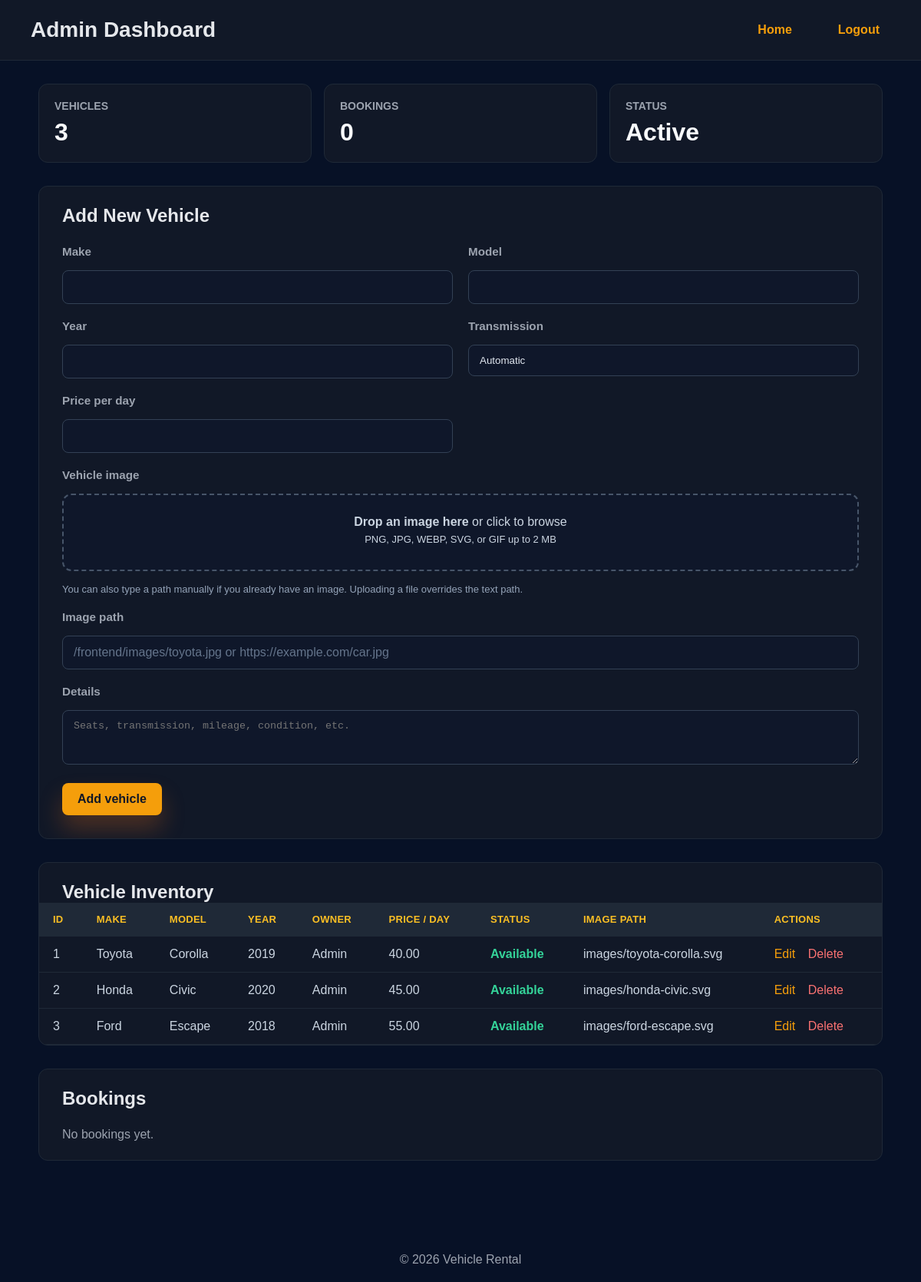
Screenshot of /backend/admin.php (signed in) with the database file from the repository.
### tables this page shows
CREATE TABLE IF NOT EXISTS vehicles (
  id INT AUTO_INCREMENT PRIMARY KEY,
  owner_id INT NOT NULL,
  make VARCHAR(100) NOT NULL,
  model VARCHAR(100) NOT NULL,
  year INT DEFAULT NULL,
  transmission ENUM('manual', 'automatic') NOT NULL DEFAULT 'automatic',
  price_per_day DECIMAL(8,2) DEFAULT 0.00,
  image VARCHAR(255) DEFAULT NULL,
  description TEXT DEFAULT NULL,
  status ENUM('available', 'booked') NOT NULL DEFAULT 'available',
  created_at DATETIME NOT NULL DEFAULT CURRENT_TIMESTAMP,
  FOREIGN KEY (owner_id) REFERENCES users(id) ON DELETE CASCADE
);

CREATE TABLE IF NOT EXISTS users (
  id INT AUTO_INCREMENT PRIMARY KEY,
  name VARCHAR(255) NOT NULL,
  email VARCHAR(255) NOT NULL UNIQUE,
  password VARCHAR(255) NOT NULL,
  phone_number VARCHAR(50) NOT NULL UNIQUE,
  role ENUM('user', 'admin') NOT NULL DEFAULT 'user',
  created_at DATETIME NOT NULL DEFAULT CURRENT_TIMESTAMP
);

### backend/functions.php (called while the page is built, shortened)
<?php
function parsePhpSizeToBytes(string $value): int {
    $value = trim($value);
    $last = strtolower(substr($value, -1));
    $number = (float) $value;
    switch ($last) {
        case 'm':
            $number *= 1024;
        case 'k':
            $number *= 1024;
            break;
    }
    return (int) round($number);
}
function effectivePhpUploadMaxBytes(): int {
    $uploadMax = parsePhpSizeToBytes((string) ini_get('upload_max_filesize'));
    $postMax = parsePhpSizeToBytes((string) ini_get('post_max_size'));
    return min($uploadMax, $postMax);
}
function vehicleImageUploadLimitBytes(): int {
    $appLimit = 5 * 1024 * 1024;
    $phpLimit = effectivePhpUploadMaxBytes();
    return min($appLimit, $phpLimit);
}
function formatBytesHuman(int $bytes): string {
    if ($bytes >= 1024 * 1024) {
        $mb = $bytes / (1024 * 1024);
        return rtrim(rtrim(number_format($mb, 2, '.', ''), '0'), '.') . ' MB';
    }
    return $bytes . ' B';
}
function normalizeVehicleImagePath(?string $image): string {
    $image = trim((string) ($image ?? ''));
    if ($image === '') {
        return '';
    }
    $image = str_replace('\\', '/', $image);
    return '/' . ltrim($image, '/');
}
function normalizeTransmission(?string $transmission): string {
    $value = strtolower(trim((string) ($transmission ?? '')));
    return $value === 'manual' ? 'manual' : 'automatic';
}
function getVehicles(PDO $pdo) {
    $stmt = $pdo->query('SELECT v.*, u.name AS owner_name, u.email AS owner_email FROM vehicles v LEFT JOIN users u ON v.owner_id = u.id ORDER BY v.id');
    return $stmt->fetchAll();
}
function isVehicleBooked(array $vehicle): bool {
    return ($vehicle['status'] ?? 'available') === 'booked';
}
function getBookings(PDO $pdo) {
    $stmt = $pdo->query('SELECT b.*, v.make, v.model, u.name AS user_name, u.email AS user_email, u.phone_number AS user_phone_number FROM bookings b JOIN vehicles v ON b.vehicle_id = v.id LEFT JOIN users u ON b.user_id = u.id ORDER BY b.created_at DESC');
    return $stmt->fetchAll();
}

### backend/admin.php (the view, shortened to what this page needs)
<?php
require_once __DIR__ . '/functions.php';
$editVehicle = null;
$imageUploadLimitLabel = formatBytesHuman(vehicleImageUploadLimitBytes());
$vehicles = getVehicles($pdo);
$bookings = getBookings($pdo);
?>
<!doctype html>
<html lang="en">
<head>
  <link rel="stylesheet" href="../frontend/css/styles.css">
</head>
<body>
  <header class="admin-header">
    <h1>Admin Dashboard</h1>
    <nav>
      <a href="../frontend/index.php">Home</a>
      <a href="../frontend/logout.php">Logout</a>
    </nav>
  </header>
  <main class="dashboard">
    <section class="stats" aria-label="Dashboard totals">
      <div class="stat">
        <h2>Vehicles</h2>
        <p><?php echo count($vehicles); ?></p>
      </div>
      <div class="stat">
        <h2>Bookings</h2>
        <p><?php echo count($bookings); ?></p>
      </div>
      <div class="stat">
        <h2>Status</h2>
        <p>Active</p>
      </div>
    </section>
    <section class="vehicle-form">
      <div class="form-header">
        <h2><?php echo $editVehicle ? 'Edit Vehicle' : 'Add New Vehicle'; ?></h2>
      </div>
      <form method="post" action="admin.php" enctype="multipart/form-data">
        <div class="form-body">
          <div class="form-group">
            <label for="make">Make</label>
            <input id="make" name="make" value="<?php echo htmlspecialchars($editVehicle['make'] ?? ''); ?>" required>
          </div>
          <div class="form-group">
            <label for="model">Model</label>
            <input id="model" name="model" value="<?php echo htmlspecialchars($editVehicle['model'] ?? ''); ?>" required>
          </div>
          <div class="form-group">
            <label for="year">Year</label>
            <input id="year" name="year" type="number" min="1900" max="2100" value="<?php echo htmlspecialchars($editVehicle['year'] ?? ''); ?>">
          </div>
          <div class="form-group">
            <label for="transmission">Transmission</label>
            <?php $selectedTransmission = normalizeTransmission($editVehicle['transmission'] ?? 'automatic'); ?>
            <select id="transmission" name="transmission">
              <option value="automatic" <?php echo $selectedTransmission === 'automatic' ? 'selected' : ''; ?>>Automatic</option>
            </select>
          </div>
          <div class="form-group">
            <label for="price_per_day">Price per day</label>
            <input id="price_per_day" name="price_per_day" type="number" step="0.01" min="0" value="<?php echo htmlspecialchars($editVehicle['price_per_day'] ?? ''); ?>" required>
          </div>
          <div class="form-group form-group-wide" style="grid-column:span 2;">
            <label for="image_file">Vehicle image</label>
            <div id="image-dropzone" class="image-dropzone">
              <p><strong>Drop an image here</strong> or click to browse</p>
              <p class="dropzone-hint">PNG, JPG, WEBP, SVG, or GIF up to <?php echo htmlspecialchars($imageUploadLimitLabel); ?></p>
            </div>
            <small class="helper-text">You can also type a path manually if you already have an image. Uploading a file overrides the text path.</small>
          </div>
          <div class="form-group form-group-wide" style="grid-column:span 2;">
            <label for="image">Image path</label>
            <input id="image" name="image" value="<?php echo htmlspecialchars(normalizeVehicleImagePath($editVehicle['image'] ?? '')); ?>" placeholder="/frontend/images/toyota.jpg or https://example.com/car.jpg">
          </div>
          <div class="form-group form-group-wide" style="grid-column:span 2;">
            <label for="description">Details</label>
            <textarea id="description" name="description" rows="3" placeholder="Seats, transmission, mileage, condition, etc."><?php echo htmlspecialchars($editVehicle['description'] ?? ''); ?></textarea>
          </div>
        </div>
        <div class="form-actions">
          <button type="submit" name="save_vehicle" class="btn btn-primary"><?php echo $editVehicle ? 'Save changes' : 'Add vehicle'; ?></button>
        </div>
      </form>
    </section>
    <section class="table-container">
      <div class="table-header">
        <h2>Vehicle Inventory</h2>
      </div>
      <?php if (empty($vehicles)): ?>
        <div class="empty">No vehicles available. Add a vehicle above.</div>
      <?php else: ?>
        <div class="table-scroll">
          <table>
            <thead>
              <tr>
                <th>ID</th>
                <th>Make</th>
                <th>Model</th>
                <th>Year</th>
                <th>Owner</th>
                <th>Price / day</th>
                <th>Status</th>
                <th>Image path</th>
                <th>Actions</th>
              </tr>
            </thead>
            <tbody>
              <?php foreach ($vehicles as $vehicle): ?>
                <tr>
                  <td><?php echo (int) $vehicle['id']; ?></td>
                  <td><?php echo htmlspecialchars($vehicle['make']); ?></td>
                  <td><?php echo htmlspecialchars($vehicle['model']); ?></td>
                  <td><?php echo htmlspecialchars($vehicle['year']); ?></td>
                  <td><?php echo htmlspecialchars($vehicle['owner_name'] ?? '—'); ?></td>
                  <td><?php echo htmlspecialchars($vehicle['price_per_day']); ?></td>
                  <td>
                    <?php if (isVehicleBooked($vehicle)): ?>
                      <span style="color:#f87171;font-weight:700;">Booked</span>
                    <?php else: ?>
                      <span style="color:#34d399;font-weight:700;">Available</span>
                    <?php endif; ?>
                  </td>
                  <td><?php echo htmlspecialchars($vehicle['image']); ?></td>
                  <td>
                    <a class="action-link" href="admin.php?edit=<?php echo (int) $vehicle['id']; ?>">Edit</a>
                    <form method="post" action="admin.php" style="display:inline;" onsubmit="return confirm('Delete this vehicle?');">
                      <button type="submit" class="action-link delete-link" style="background:none;border:none;padding:0;cursor:pointer;font:inherit;">Delete</button>
                    </form>
                  </td>
                </tr>
              <?php endforeach; ?>
            </tbody>
          </table>
        </div>
      <?php endif; ?>
    </section>
    <section class="table-container">
      <div class="table-header">
        <h2>Bookings</h2>
      </div>
      <?php if (empty($bookings)): ?>
        <div class="empty">No bookings yet.</div>
      <?php endif; ?>
    </section>
  </main>
  <footer class="page-footer">&copy; <?php echo date('Y'); ?> Vehicle Rental</footer>
</body>
</html>

### frontend/css/styles.css (style rules this page uses)
:root { --bg: #040b1c; --surface: rgba(10, 18, 40, 0.95); --surface-soft: rgba(19, 43, 86, 0.75); --text: #eef4ff; --muted: #aac4ff; --primary: #f97316; --primary-dark: #dc6803; --accent: #2563eb; --border: rgba(255, 255, 255, 0.08); --shadow: 0 30px 80px rgba(0, 0, 0, 0.30); font-family: Inter, system-ui, -apple-system, BlinkMacSystemFont, "Segoe UI", sans-serif; }
* { box-sizing: border-box; }
body { margin: 0; min-height: 100vh; color: var(--text); background: radial-gradient(circle at top left, rgba(37, 99, 235, 0.16), transparent 20%), radial-gradient(circle at bottom right, rgba(249, 115, 22, 0.14), transparent 20%), var(--bg); }
body, input, button { font: 400 16px/1.6 var(--font-family); }
nav { display: flex; flex-wrap: wrap; gap: 12px; align-items: center; }
nav a { color: #dbeafe; text-decoration: none; padding: 10px 14px; border-radius: 999px; transition: background 0.2s ease, transform 0.2s ease; }
main { padding: 36px; max-width: 1180px; margin: 0 auto; }
.btn { display: inline-flex; align-items: center; justify-content: center; padding: 16px 24px; border-radius: 999px; text-decoration: none; transition: transform 0.2s ease, box-shadow 0.2s ease; }
.btn-primary { background: linear-gradient(135deg, var(--primary), #fbbf24); color: #020617; box-shadow: 0 18px 30px rgba(249, 115, 22, 0.25); }
.page-footer { margin-top: 40px; text-align: center; color: #94a3b8; }
.form-group { display: flex; flex-direction: column; gap: 8px; }
.form-group label { color: #cbd5e1; font-size: 0.95rem; }
.form-group input, .form-group select { padding: 14px 16px; background: rgba(255, 255, 255, 0.06); border: 1px solid rgba(255, 255, 255, 0.12); border-radius: 14px; color: #e2e8f0; }
.form-group input::placeholder { color: #64748b; }
.form-group select { appearance: none; -webkit-appearance: none; -moz-appearance: none; padding-right: 48px; background-image: linear-gradient(45deg, transparent 50%, #93c5fd 50%), linear-gradient(135deg, #93c5fd 50%, transparent 50%); background-position: calc(100% - 22px) calc(50% - 3px), calc(100% - 16px) calc(50% - 3px); background-size: 6px 6px, 6px 6px; background-repeat: no-repeat; }
.form-group label { color: #cbd5e1; font-weight: 600; }
.form-group input { width: 100%; padding: 16px 18px; background: rgba(255, 255, 255, 0.06); border: 1px solid rgba(255, 255, 255, 0.12); border-radius: 16px; color: #eef4ff; }

### rows the page displays
vehicles: id "1", make "Toyota", model "Corolla", year "2019", owner.name "Admin", price_per_day "40.00", status "Available", image "images/toyota-corolla.svg"
vehicles: id "2", make "Honda", model "Civic", year "2020", owner.name "Admin", price_per_day "45.00", status "Available", image "images/honda-civic.svg"
vehicles: id "3", make "Ford", model "Escape", year "2018", owner.name "Admin", price_per_day "55.00", status "Available", image "images/ford-escape.svg"

### other values shown
count($vehicles) "3"
count($bookings) "0"
$imageUploadLimitLabel "2 MB"
